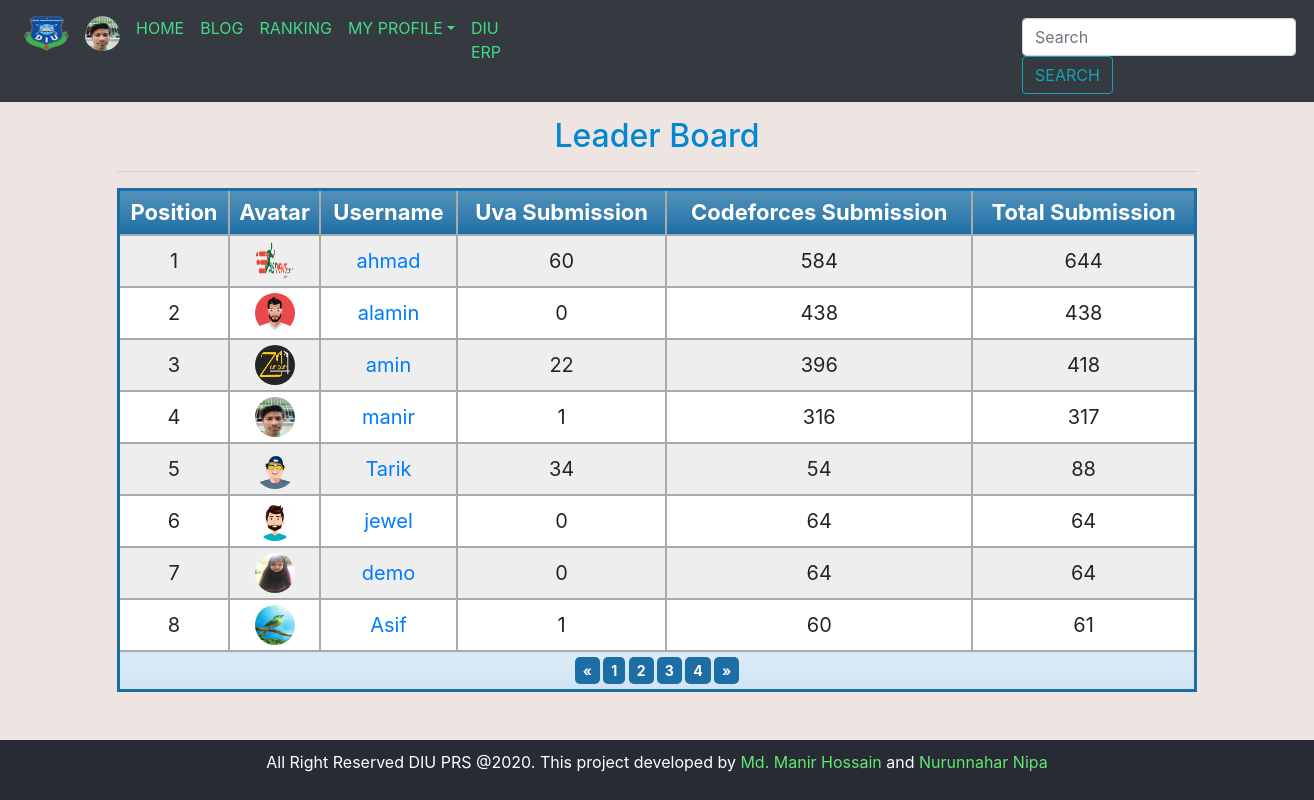
The page /post/standing (signed in) on the database its author committed.
### App_Login/models.py (models this page shows, shortened)
class UserProfile(models.Model):
    user = models.OneToOneField(User, on_delete=models.CASCADE, related_name='user_profile')
    full_name = models.CharField(max_length=250, blank=True)
    github = models.URLField(blank=True)
    uva_id = models.CharField(max_length=250,blank=False,default='11')
    codeforces_username = models.CharField(max_length=250,blank=False,default='abc')
    profile_pic = models.ImageField(upload_to='profile_pics', blank=True)
    description = models.TextField(blank=True)

### App_Post/models.py (models this page shows, shortened)
class OJStanding(models.Model):
    user = models.ForeignKey(User, on_delete=models.CASCADE, related_name='standing')
    uva_id = models.CharField(max_length=250, blank=True,null=True)
    uva_username = models.CharField(max_length=250, blank=True,null=True)
    uva_ranking = models.CharField(max_length=250, blank=True,null=True,default=0)
    uva_submission = models.CharField(max_length=250, blank=True,null=True,default=10)
    codeforces_id = models.CharField(max_length=250, blank=True,null=True)
    codeforces_username = models.CharField(max_length=250, blank=True,null=True)
    codeforces_ranking = models.CharField(max_length=250, blank=True,null=True,default=0)
    codeforces_submission = models.CharField(max_length=250, blank=True,null=True,default=10)
    total_submission = models.IntegerField(blank=True,null=True,default=0)

### App_Post/views.py (the view)
# urls.py: path('standing', views.oj_standing, name='standing'),
@login_required
def oj_standing(request):
    standings = OJStanding.objects.all().order_by('-total_submission')
    profiles = UserProfile.objects.all()
    return render(request,'App_Login/standing2.html', context={'standings':standings,'profiles':profiles})

### template/App_Login/standing2.html (shortened to what this page needs)
{% extends 'navbar.html' %}
{% block body_block %}
<div class="container">
  <h2 align="center" style="color:#0089D2"> Leader Board</h2><hr>
  <table class="blueTable">
<thead>
<tr>
  <th>Position</th>
  <th>Avatar</th>
  <th>Username</th>
  <th>Uva Submission</th>
  <th>Codeforces Submission</th>
  <th>Total Submission</th>
</tr>
</thead>
<tfoot>
<tr>
<td colspan="6">
<div class="links"><a href="#">&laquo;</a> <a class="active" href="#">1</a> <a href="#">2</a> <a href="#">3</a> <a href="#">4</a> <a href="#">&raquo;</a></div>
</td>
</tr>
</tfoot>
<tbody style="font-size:30px">
{% for s in standings %}
                <tr align="center">
                <td>{{forloop.counter}}</td>
                {% for p in profiles %}
                  {% if s.user.username == p.user.username %}
                    <td><img class="rounded-circle" src={{p.profile_pic.url}} width="40px" height="40px"></td>
                  {% endif %}
                {% endfor %}
                <td><a href="#">{{s.user.username}}</a></td>
                <td>{{s.uva_submission}}</td>
                <td>{{s.codeforces_submission}}</td>
                <td>{{s.uva_submission|add:s.codeforces_submission}}</td>
                </tr>
          {% endfor %}
</tbody>
</table>
<br>
<br>
</div>
</body>
{% endblock  %}
{% block footer_block %}
    <footer><p align="center" style="color:white">All Right Reserved DIU PRS @2020. This project developed by <span style="color:#62E870">Md. Manir Hossain</span> and <span style="color:#62E870">Nurunnahar Nipa</span></p></footer>
{% endblock%}

### template/navbar.html (shortened to what this page needs)
<!DOCTYPE html>
<html lang="en">
<head>
    <link rel="stylesheet" href="https://maxcdn.bootstrapcdn.com/bootstrap/4.4.1/css/bootstrap.min.css">
    <link href="https://maxcdn.bootstrapcdn.com/font-awesome/4.7.0/css/font-awesome.min.css" rel="stylesheet">
</head>
<body style="background-color:#EEE5E3">
 <nav class="navbar navbar-expand-sm bg-dark navbar-dark">
    <ul class="navbar-nav">
        <li class="nav-item active">
            <a class="nav-link" href="http://daffodilvarsity.edu.bd/"><img width="45" height="35" src="/media/diulogo.png"></a>
        </li>
      {% if user.is_authenticated %}
        <li class="nav-item">
        {% if user.user_profile.profile_pic %}
            <a class="nav-link" href="{% url 'App_Login:profile'%}"><img src="/media/{{user.user_profile.profile_pic}}" width="35px" height="40px" style="padding-bottom:5px" class="rounded-circle"></a>
        {% else %}
            <a class="nav-link" href="{% url 'App_Login:profile'%}"><img src="/media/default.png" width="35px" height="40px" style="padding-bottom:5px" class="rounded-circle"></a>
        {% endif %}
        </li>
        <li class="nav-item active">
            <a style="color:#44DA85" class="nav-link" href="{% url 'App_Post:home'%}">HOME</a>
        </li>
        <li class="nav-item active">
            <a style="color:#44DA85" class="nav-link" href="{% url "App_Post:home"%}">BLOG</a>
        </li>
        <li class="nav-item active">
            <a style="color:#44DA85" class="nav-link" href="{% url 'App_Post:standing'%}">RANKING</a>
        </li>
        <li class="nav-item dropdown">
            <a style="color:#44DA85" class="nav-link dropdown-toggle" href="#" id="navbarDropdown" role="button" data-toggle="dropdown" aria-haspopup="true" aria-expanded="false">
            MY PROFILE</a>
        </li>
        <li class="nav-item active">
            <a style="color:#44DA85" class="nav-link" href="http://studentportal.diu.edu.bd/">DIU ERP</a>
        </li>
        <li style="margin-top:10px">
            <form class="form-inline" method='GET'>
            <input class="form-control mr-sm-2" type="search" placeholder="Search" name='search'>
            <button class="btn btn-outline-info my-2 my-sm-0" type="submit">SEARCH</button>
            </form>
            </li>
            {% endif %}
    </ul>
</nav>
 <div class="container" style="padding-top:15px">
    {% block body_block %}
    {% endblock  %}
</body>
<footer>
<div height="70px" width="100%" style="background-color:#282A36; padding:10px;" >
  {% block footer_block %}
  {% endblock footer_block %}
</div>
</footer>
</html>

### template/App_Login/standing2.html (style rules this page uses)
table.blueTable { border: 3px solid #1C6EA4; background-color: #EEEEEE; width: 100%; text-align: center; border-collapse: collapse; }
table.blueTable td, table.blueTable th { border: 2px solid #AAAAAA; padding: 5px 3px; }
table.blueTable tbody td { font-size: 20px; }
table.blueTable tr:nth-child(even) { background: #ffffff; }
table.blueTable thead { background: #1C6EA4; background: -moz-linear-gradient(top, #5592bb 0%, #327cad 66%, #1C6EA4 100%); background: -webkit-linear-gradient(top, #5592bb 0%, #327cad 66%, #1C6EA4 100%); background: linear-gradient(to bottom, #5592bb 0%, #327cad 66%, #1C6EA4 100%); border-bottom: 2px solid #444444; }
table.blueTable thead th { font-size: 22px; font-weight: bold; color: #FFFFFF; border-left: 2px solid #D0E4F5; }
table.blueTable thead th:first-child { border-left: none; }
table.blueTable tfoot { font-size: 18px; font-weight: bold; color: #FFFFFF; background: #D0E4F5; background: -moz-linear-gradient(top, #dcebf7 0%, #d4e6f6 66%, #D0E4F5 100%); background: -webkit-linear-gradient(top, #dcebf7 0%, #d4e6f6 66%, #D0E4F5 100%); background: linear-gradient(to bottom, #dcebf7 0%, #d4e6f6 66%, #D0E4F5 100%); border-top: 2px solid #444444; }
table.blueTable tfoot td { font-size: 14px; }
table.blueTable tfoot .links { text-align: center; }
table.blueTable tfoot .links a { display: inline-block; background: #1C6EA4; color: #FFFFFF; padding: 3px 8px; border-radius: 5px; }

### rows shown on the page
OJStanding: user.username "ahmad", uva_submission "60", codeforces_submission "584", uva_submission|add "644"
UserProfile: profile_pic (picture)
OJStanding: user.username "alamin", uva_submission "0", codeforces_submission "438", uva_submission|add "438"
UserProfile: profile_pic (picture)
OJStanding: user.username "amin", uva_submission "22", codeforces_submission "396", uva_submission|add "418"
UserProfile: profile_pic (picture)
OJStanding: user.username "manir", uva_submission "1", codeforces_submission "316", uva_submission|add "317"
UserProfile: profile_pic (picture)
OJStanding: user.username "Tarik", uva_submission "34", codeforces_submission "54", uva_submission|add "88"
UserProfile: profile_pic (picture)
OJStanding: user.username "jewel", uva_submission "0", codeforces_submission "64", uva_submission|add "64"
UserProfile: profile_pic (picture)
OJStanding: user.username "demo", uva_submission "0", codeforces_submission "64", uva_submission|add "64"
UserProfile: profile_pic (picture)
OJStanding: user.username "Asif", uva_submission "1", codeforces_submission "60", uva_submission|add "61"
UserProfile: profile_pic (picture)
